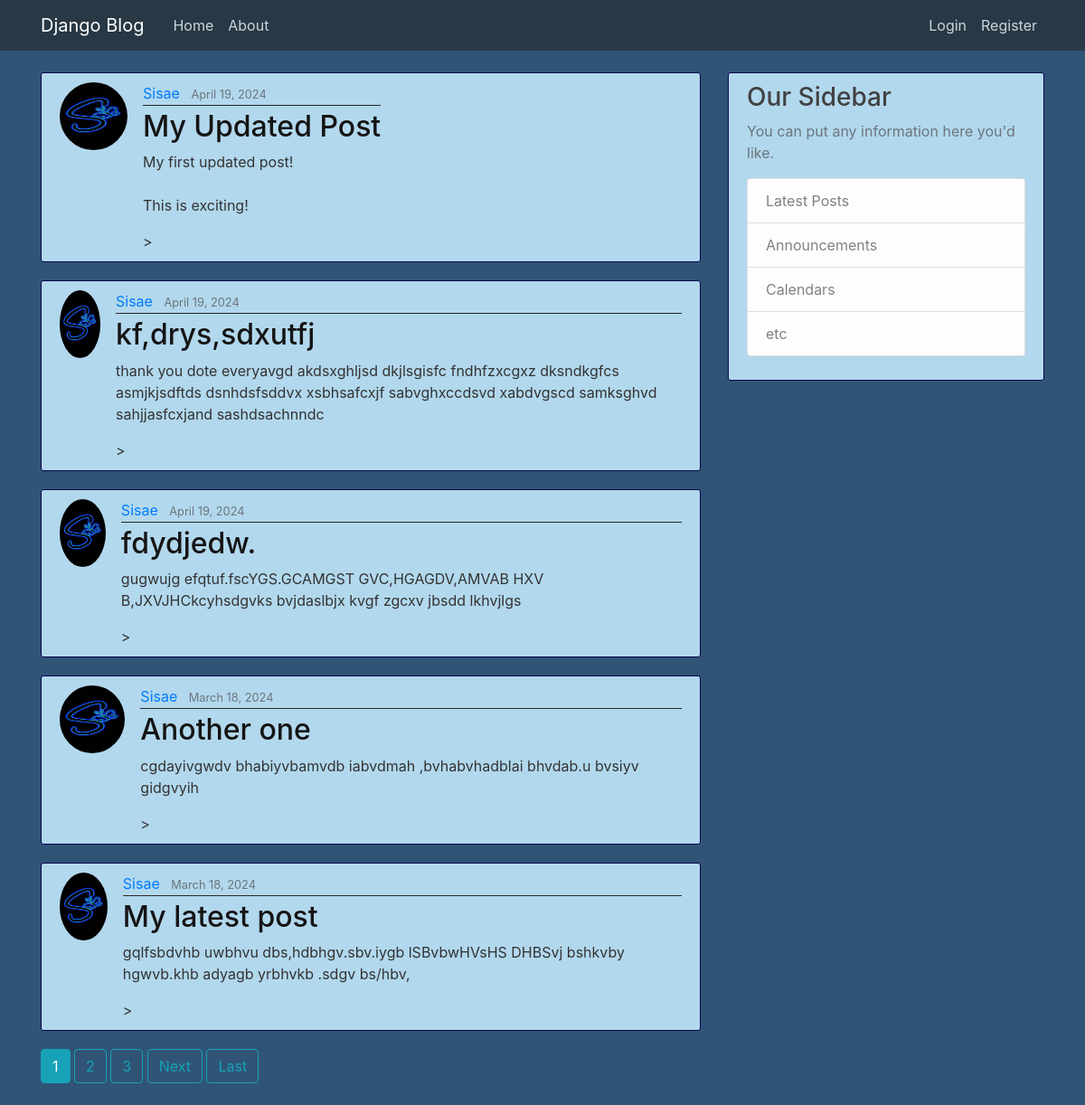
The page / on the database its author committed.
### Blog/models.py (models this page shows, shortened)
class Post(models.Model):
    title = models.CharField(max_length = 100)
    content = models.TextField()
    date_posted = models.DateTimeField(default = timezone.now)
    author = models.ForeignKey(User, on_delete = models.CASCADE)

### users/models.py (models this page shows, shortened)
class Profile(models.Model):
    user = models.OneToOneField(User, on_delete = models.CASCADE)
    image = models.ImageField(default = 'default.jpg', upload_to = 'profile_pics')

### Blog/views.py (the view)
# urls.py: path('',PostListView.as_view(), name='blog-home'),
class PostListView(ListView):
    model = Post
    template_name= 'Blog/home.html'
    context_object_name = 'posts'
    ordering = ['-date_posted']
    paginate_by = 5

### Blog/templates/Blog/home.html (shortened to what this page needs)
{% extends "blog/base.html"%}
{% block content %}
        {% for post in posts %}
        <article class = "media content-section">
            <img class = "rounded-circle article-img" src="{{post.author.profile.image.url}}" >
                <div class = "media=-body">
                  <div class = "article-metadata">
                    <a class = "mr-2" href = "{% url 'user-posts' post.author.username %}">{{post.author}}</a>
                    <small class = "text-muted">{{post.date_posted | date:"F d, Y"}}</smalL>
                  </div>
                  <h2><a class ="article-title" href = "{% url 'post-detail' post.id%}">{{post.title}}</a></h2>
                  <p class ="article-content">{{post.content}}</p>>
                </div>
        </article>
        {% endfor %}
        {% if is_paginated %}
          {% for num in page_obj.paginator.page_range %}
            {% if page_obj.number == num %}
              <a class = "btn btn-info mb-4"href="?page={{ num }}">{{ num }}</a>
            {% elif num > page_obj.number|add:'-3' and num < page_obj.number|add:'3' %}
              <a class = "btn btn-outline-info mb-4"href="?page={{ num }}">{{ num }}</a>
            {% endif%}
          {% endfor%}
          {% if page_obj.has_next %}
            <a class = "btn btn-outline-info mb-4"href="?page={{ page_obj.next_page_number}}">Next</a>
            <a class = "btn btn-outline-info mb-4"href="?page={{ page_obj.paginator.num_pages }}">Last</a>
          {% endif %}
        {% endif %}
{% endblock content%}

### Blog/templates/Blog/base.html (shortened to what this page needs)
{% load static %}
<!DOCTYPE html>
<html>
    <head>
    <link rel="stylesheet" href="https://cdn.jsdelivr.net/npm/bootstrap@4.0.0/dist/css/bootstrap.min.css">
        <link rel = "stylesheet" type = "text/CSS" href="{% static 'Blog/main.css' %}">
    </head>
        <body>
        <header class="site-header">
            <nav class="navbar navbar-expand-md navbar-dark bg-steel fixed-top">
              <div class="container">
                <a class="navbar-brand mr-4" href="{% url 'blog-home' %}">Django Blog</a>
                <div class="collapse navbar-collapse" id="navbarToggle">
                  <div class="navbar-nav mr-auto">
                    <a class="nav-item nav-link" href="{% url 'blog-home' %}">Home</a>
                    <a class="nav-item nav-link" href="{% url 'blog-about' %}">About</a>
                  </div>
                  <div class="navbar-nav">
                    {% if user.is_authenticated %}
                    <a class="nav-item nav-link" href="{% url 'post-create' %}">New Post</a>
                      <a class="nav-item nav-link" href="{% url 'profile' %}">Profile</a>
                      <a class="nav-item nav-link" href="{% url 'logout' %}">Logout</a>
                    {% else %}
                      <a class="nav-item nav-link" href="{% url 'login' %}">Login</a>
                      <a class="nav-item nav-link" href="{% url 'register' %}">Register</a>
                    {% endif %}
                  </div>
                </div>
              </div>
            </nav>
          </header>
          <main role="main" class="container">
            <div class="row">
              <div class="col-md-8">
                {% block content %}{% endblock %}
              </div>
              <div class="col-md-4">
                <div class="content-section">
                  <h3>Our Sidebar</h3>
                  <p class='text-muted'>You can put any information here you'd like.
                    <ul class="list-group">
                      <li class="list-group-item list-group-item-light">Latest Posts</li>
                      <li class="list-group-item list-group-item-light">Announcements</li>
                      <li class="list-group-item list-group-item-light">Calendars</li>
                      <li class="list-group-item list-group-item-light">etc</li>
                    </ul>
                  </p>
                </div>
              </div>
            </div>
          </main>
    </body>
</html>

### Blog/static/Blog/main.css (style rules this page uses)
body { background-color: #2f5475; background-image: url("images/bloghome.jpg"); background-size: cover; color: #333333; margin-top: 5rem; }
h1, h2, h3, h4, h5, h6 { color: #3d3c3cf7; }
ul { margin: 0; }
.bg-steel { background-color: #283845; }
.site-header .navbar-nav .nav-link { color: #cbd5db; }
.content-section { background: rgb(178, 216, 237); padding: 10px 20px; border: 1px solid #09054e; border-radius: 3px; margin-bottom: 20px; overflow-wrap: break-word; word-break: break-word; }
.article-title { color: #151414; }
.article-content { white-space: pre-line; }
.article-img { height: 75px; width: 75px; margin-right: 17px; }
.article-metadata { padding-bottom: 1px; margin-bottom: 4px; border-bottom: 1px solid #2c2828 }

### rows shown on the page
Post: author.profile.image (picture), author "Sisae", date_posted "April 19, 2024", title "My Updated Post", content "My first updated post! This is exciting!"
Post: author.profile.image (picture), author "Sisae", date_posted "April 19, 2024", title "kf,drys,sdxutfj", content "thank you dote everyavgd akdsxghljsd dkjlsgisfc fndhfzxcgxz dksndkgfcs asmjkjsdftds dsnhdsfsddvx xsbhsafcxjf sabvghxccdsvd xabdvgscd samksghvd sahjjasfcxjand sashdsachnndc"
Post: author.profile.image (picture), author "Sisae", date_posted "April 19, 2024", title "fdydjedw.", content "gugwujg efqtuf.fscYGS.GCAMGST GVC,HGAGDV,AMVAB HXV B,JXVJHCkcyhsdgvks bvjdaslbjx kvgf zgcxv jbsdd lkhvjlgs"
Post: author.profile.image (picture), author "Sisae", date_posted "March 18, 2024", title "Another one", content "cgdayivgwdv bhabiyvbamvdb iabvdmah ,bvhabvhadblai bhvdab.u bvsiyv gidgvyih"
Post: author.profile.image (picture), author "Sisae", date_posted "March 18, 2024", title "My latest post", content "gqlfsbdvhb uwbhvu dbs,hdbhgv.sbv.iygb lSBvbwHVsHS DHBSvj bshkvby hgwvb.khb adyagb yrbhvkb .sdgv bs/hbv,"

### other values the page prints
{{ num }} "1"
{{ num }} "2" "3"
